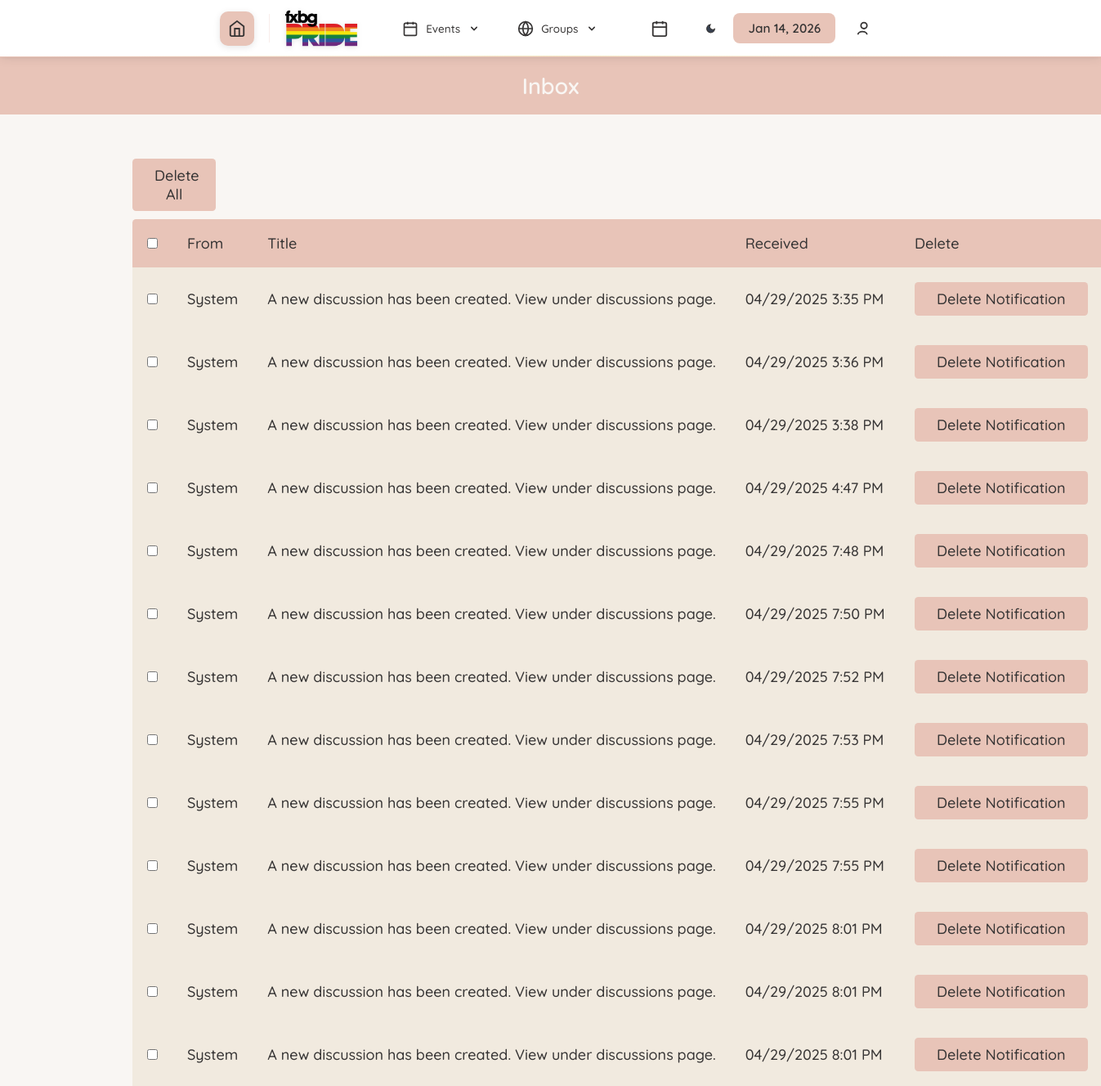
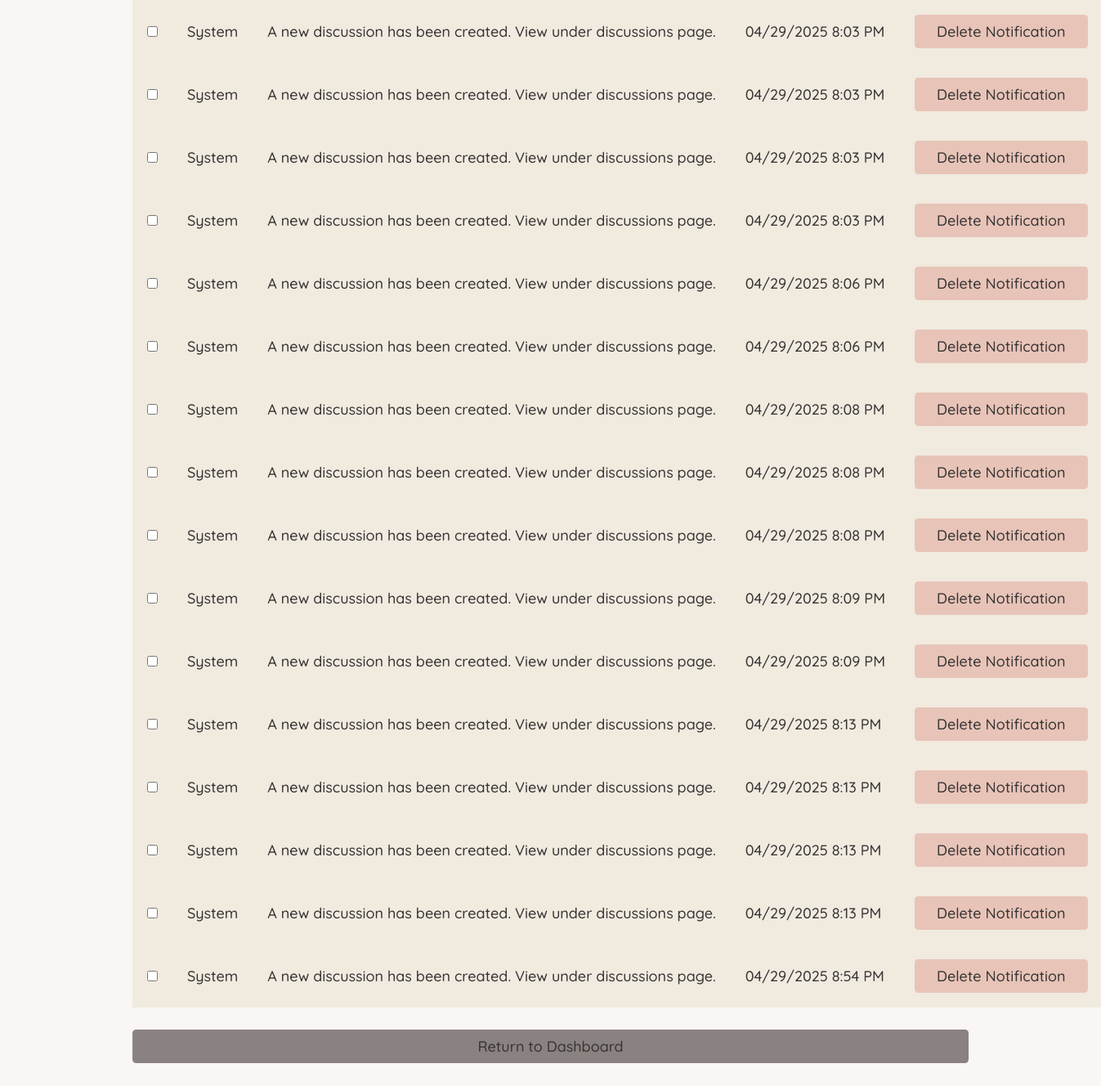
/inbox.php (signed in), run on an earlier commit of the app's database (2 pictures, top to bottom).
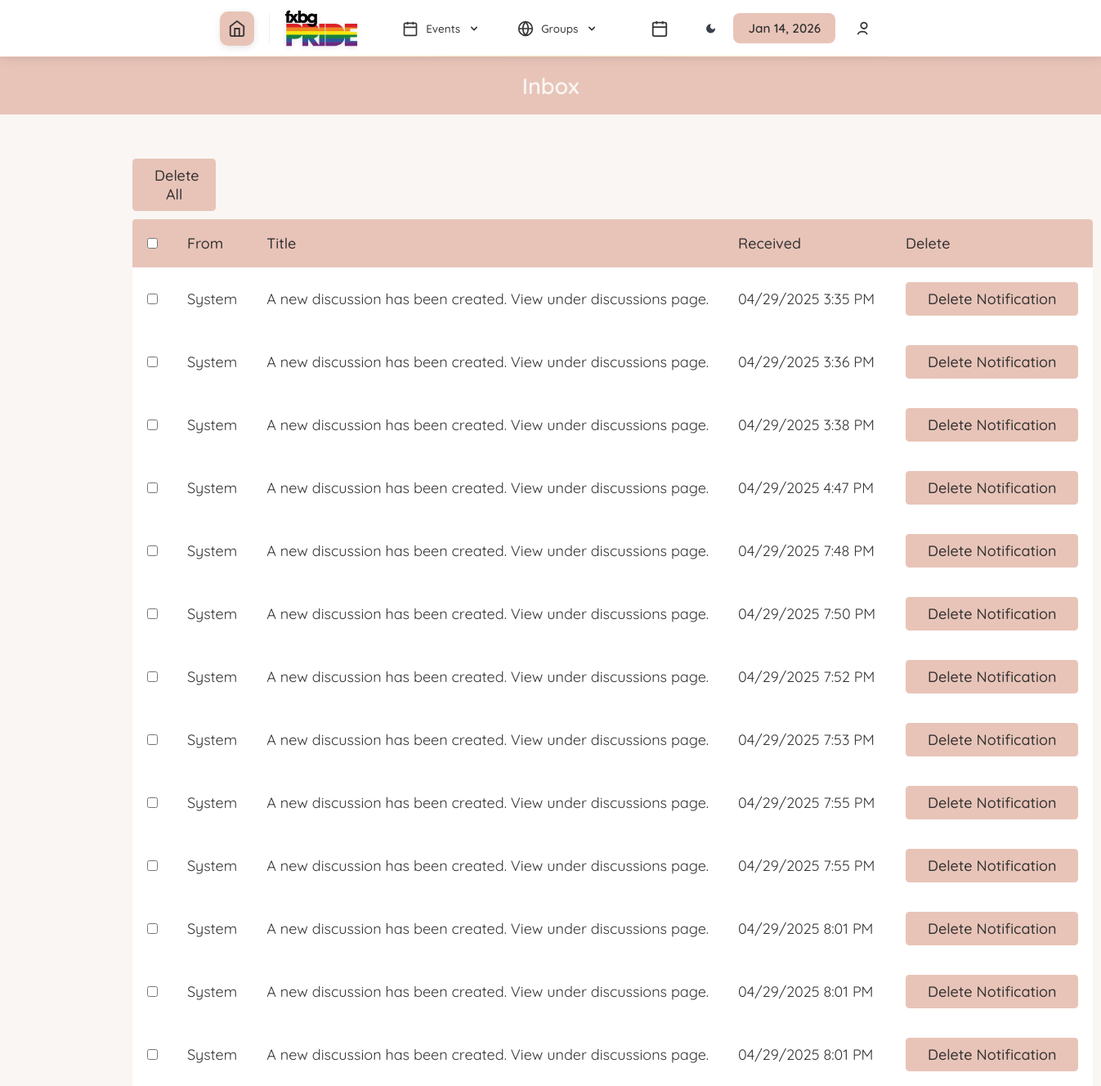
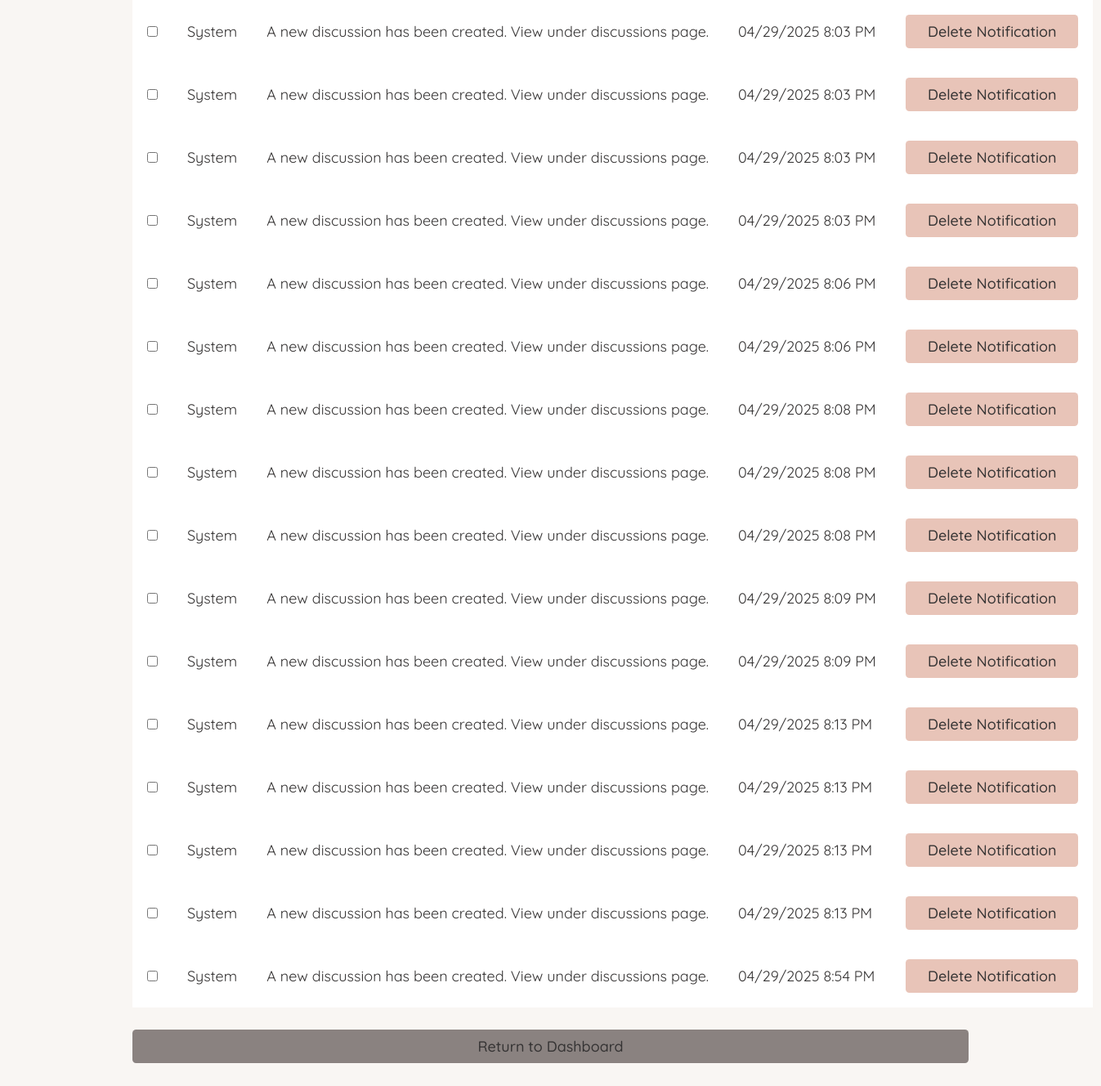
And on a later commit of the database (2 pictures, top to bottom).
### tables this page shows
CREATE TABLE `dbmessages` (
  `id` int(11) NOT NULL,
  `senderID` varchar(256) NOT NULL,
  `recipientID` varchar(256) NOT NULL,
  `title` varchar(256) NOT NULL,
  `body` text NOT NULL,
  `time` varchar(16) NOT NULL,
  `wasRead` tinyint(1) NOT NULL DEFAULT 0,
  `prioritylevel` tinyint(4) NOT NULL DEFAULT 0
);

### database/dbMessages.php (called while the page is built, shortened)
<?php
function get_user_unread_messages($userID) {
    $query = "select * from dbmessages
              where recipientID='$userID' AND wasread = 0
              order by time ASC";
    $connection = connect();
    $result = mysqli_query($connection, $query);
    $messages = mysqli_fetch_all($result, MYSQLI_ASSOC);
    return $messages;
}
function get_user_read_messages($userID) {
    $query = "select * from dbmessages
              where recipientID='$userID' AND wasread = 1
              order by time ASC";
    $connection = connect();
    $result = mysqli_query($connection, $query);
    $messages = mysqli_fetch_all($result, MYSQLI_ASSOC);
    return $messages;
}

### database/dbPersons.php (called while the page is built, shortened)
<?php
    function get_name_from_id($id) {
        if ($id == 'vmsroot') {
            return 'System';
        }
        $query = "select first_name, last_name from dbpersons
            where id='$id'";
        $connection = connect();
        $result = mysqli_query($connection, $query);
        $row = mysqli_fetch_assoc($result);
        return $row['first_name'] . ' ' . $row['last_name'];
    }

### include/output.php (called while the page is built, shortened)
<?php
    function hsc($input) {
        return htmlspecialchars($input ?? '');
    }
    function time24hTo12h($time) {
        $hour = substr($time, 0, 2);
        $minute = substr($time, 3, 2);
        $hour = intval($hour);
        if ($hour < 12) {
            if ($hour == 0) {
                $hour = 12;
            }
            return hsc($hour . ':' . $minute . ' AM');
        } else if ($hour > 12) {
            $hour -= 12;
        }
        return hsc($hour . ':' . $minute . ' PM');
    }

### inbox.php (the view, shortened to what this page needs)
<?php
$userID = null;
if (isset($_SESSION['_id'])) {
    $userID = $_SESSION['_id'];
}
?>
<!DOCTYPE html>
<html>
<head>
    <?php require_once('universal.inc') ?>
    <link rel="stylesheet" href="css/messages.css">
</head>
<body>
<?php require_once('header.php') ?>
<h1>Inbox</h1>
<main class="general">
    <?php
    require_once('database/dbMessages.php');
    require_once('database/dbPersons.php');
    require_once('include/output.php');
    $newMessages = get_user_unread_messages($userID);
    $oldMessages = get_user_read_messages($userID);
    $allMessages = array_merge($newMessages, $oldMessages);
    usort($allMessages, function($a, $b) {
        return strtotime(str_replace('-', ' ', $b['time'])) - strtotime(str_replace('-', ' ', $a['time']));
    });
    ?>
    <?php if (count($allMessages) > 0): ?>
        <form id="bulkDeleteForm" action="deleteNotification.php" method="POST">
            <div class="top-bar">
            <button type="submit" name="delete_all" class="button delete" style="width:10%; margin-bottom: 10px;" onclick="return confirm('Are you sure you want to delete ALL notifications?');">Delete All</button>
            </div>
            <div class="table-wrapper">
                <table class="general">
                    <thead>
                        <tr>
                            <th><input type="checkbox" id="selectAll"></th>
                            <th>From</th>
                            <th>Title</th>
                            <th>Received</th>
                            <th>Delete</th>
                        </tr>
                    </thead>
                    <tbody class="standout">
                        <?php
                            $id_to_name_hash = [];
                            foreach ($allMessages as $message):
                                $sender = $id_to_name_hash[$message['senderID']] ?? get_name_from_id($message['senderID']);
                                $id_to_name_hash[$message['senderID']] = $sender;
                                $messageID = $message['id'];
                                $title = $message['title'];
                                $timePacked = $message['time'];
                                [$year, $month, $day, $clock] = explode('-', $timePacked);
                                $time = time24hto12h($clock);
                                $class = 'message';
                                if (!$message['wasRead']) $class .= ' unread';
                        ?>
                        <tr class="<?= $class ?>" data-message-id="<?= $messageID ?>">
                            <td><input type="checkbox" class="rowCheckbox" name="selected_messages[]" value="<?= $messageID ?>"></td>
                            <td><?= $sender ?></td>
                            <td><?= $title ?></td>
                            <td><?= "$month/$day/$year $time" ?></td>
                            <td>
                                <a class="button delete"
                                href="deleteNotification.php?id=<?= $messageID ?>"
                                onclick="return confirm('Are you sure you want to delete this message?');">
                                Delete Notification
                                </a>
                            </td>
                        </tr>
                        <?php endforeach; ?>
                    </tbody>
                </table>
            </div>
        </form>
        <?php else: ?>
            <p class="no-messages standout">You currently have no notifications.</p>
        <?php endif; ?>
        <a class="button cancel" href="index.php">Return to Dashboard</a>
</main>
</body>
</html>

### universal.inc (shortened to what this page needs)
<link rel="stylesheet" href="css/base.css" type="text/css" />

### header.php (shortened to what this page needs)
<head>
    <link rel="stylesheet" href="css/theme-toggle.css">
</head>
<header>
    <?php
    if (!isset($_SESSION['logged_in'])) {
        echo('
        <nav class="modern-navbar">
            <div class="nav-container">
                <div class="nav-brand">
                    <a href="index.php" class="home-icon-btn" title="Home">
                        <svg viewBox="0 0 24 24" fill="none" stroke="currentColor" stroke-width="2">
                            <path d="M3 9l9-7 9 7v11a2 2 0 01-2 2H5a2 2 0 01-2-2z"></path>
                            <polyline points="9 22 9 12 15 12 15 22"></polyline>
                        </svg>
                    </a>
                    <span class="nav-title">Volunteer Management System</span>
                </div>
                <div class="nav-actions">
                    <div class="nav-date">' . date('l, F j, Y') . '</div>
                </div>
            </div>
        </nav>');
    } else if ($_SESSION['logged_in']) {
        if ($_SESSION['access_level'] <= 1) {
            echo('
            <nav class="modern-navbar">
                <div class="nav-container">
                    <div class="nav-brand">
                        <a href="index.php" class="home-icon-btn" title="Home Dashboard">
                            <svg viewBox="0 0 24 24" fill="none" stroke="currentColor" stroke-width="2">
                                <path d="M3 9l9-7 9 7v11a2 2 0 01-2 2H5a2 2 0 01-2-2z"></path>
                                <polyline points="9 22 9 12 15 12 15 22"></polyline>
                            </svg>
                        </a>
                        <a href="index.php">
                            <img src="images/FXBG-PrideLogo.png" alt="Logo" class="nav-logo logo-lightMode">
                        </a>
                    </div>
                    <div class="nav-menu" id="navMenu">
                        <div class="nav-dropdown">
                            <button class="nav-link">
                                <svg class="nav-icon" viewBox="0 0 24 24" fill="none" stroke="currentColor" stroke-width="2">
                                    <rect x="3" y="4" width="18" height="18" rx="2" ry="2"></rect>
                                    <line x1="16" y1="2" x2="16" y2="6"></line>
                                    <line x1="8" y1="2" x2="8" y2="6"></line>
                                    <line x1="3" y1="10" x2="21" y2="10"></line>
                                </svg>
                                <span>Events</span>
                                <svg class="dropdown-arrow" viewBox="0 0 20 20" fill="currentColor">
                                    <path fill-rule="evenodd" d="M5.293 7.293a1 1 0 011.414 0L10 10.586l3.293-3.293a1 1 0 111.414 1.414l-4 4a1 1 0 01-1.414 0l-4-4a1 1 0 010-1.414z"/>
                                </svg>
                            </button>
                        </div>
                        <div class="nav-dropdown">
                            <button class="nav-link">
                                <svg class="nav-icon" viewBox="0 0 24 24" fill="none" stroke="currentColor" stroke-width="2">
                                    <circle cx="12" cy="12" r="10"></circle>
                                    <path d="M12 2a15.3 15.3 0 014 10 15.3 15.3 0 01-4 10 15.3 15.3 0 01-4-10 15.3 15.3 0 014-10z"></path>
                                    <line x1="2" y1="12" x2="22" y2="12"></line>
                                </svg>
                                <span>Groups</span>
                                <svg class="dropdown-arrow" viewBox="0 0 20 20" fill="currentColor">
                                    <path fill-rule="evenodd" d="M5.293 7.293a1 1 0 011.414 0L10 10.586l3.293-3.293a1 1 0 111.414 1.414l-4 4a1 1 0 01-1.414 0l-4-4a1 1 0 010-1.414z"/>
                                </svg>
                            </button>
                        </div>
                    </div>
                    <div class="nav-actions">
                        <a href="calendar.php" class="nav-action-btn" title="Calendar">
                            <svg viewBox="0 0 24 24" fill="none" stroke="currentColor" stroke-width="2">
                                <rect x="3" y="4" width="18" height="18" rx="2" ry="2"></rect>
                                <line x1="16" y1="2" x2="16" y2="6"></line>
                                <line x1="8" y1="2" x2="8" y2="6"></line>
                                <line x1="3" y1="10" x2="21" y2="10"></line>
                            </svg>
                        </a>
                        <button class="theme-toggle nav-action-btn" aria-label="Toggle theme" title="Toggle dark/light mode">
                            <svg class="moon-icon" viewBox="0 0 24 24" fill="none" stroke="currentColor" stroke-width="2">
                                <path d="M21 12.79A9 9 0 1111.21 3 7 7 0 0021 12.79z"></path>
                            </svg>
                        </button>
                        <div class="nav-date"></div>
                        <div class="nav-dropdown user-dropdown">
                            <button class="nav-action-btn user-btn">
                                <svg class="dropdown-icon user-svg" viewBox="0 0 24 24" fill="none" stroke="currentColor" stroke-width="2" aria-hidden="true">
                                    <circle cx="12" cy="8" r="4"></circle>
                                    <path d="M16 20c0-2.21-2.686-4-6-4s-6 1.79-6 4"></path>
                                </svg>
                            </button>
                        </div>
                    </div>
                </div>
            </nav>');
        }
    }
    ?>
</header>

### css/base.css (style rules this page uses)
html, body, header, main, footer, div, span, p, h1, h2, h3, h4, h5, h6, ul, ol, li, input, select, textarea, form, section, label, table, td, tr, th, form, fieldset, em, button, a { padding: 0; margin: 0; font-size: inherit; font-family: inherit; font-weight: inherit; text-decoration: none; font-style: normal; box-sizing: border-box; text-align: left; list-style-type: none; border-spacing: 0; }
:root { --page-background-color: #ffffff; --page-font-color: #333333; --inactive-font-color: #d0d0d0; --inactive-background-color: #f0f0f0; --standout-background: #fafafa; --happy-toast-background-color: #1a7024; --happy-toast-font-color: white; --info-toast-background-color: #2f2f2f; --info-toast-font-color: white; --error-toast-background-color: #701a1a; --error-toast-font-color: white; --shadow-and-border-color: #e8c4b8; --main-color: #e8c4b8; --accent-color: #d4af37; --secondary-accent-color: #e8c4b8; --calendar-event-color: #808080; --calendar-event-color-hover: var(--main-color); --calendar-today-border: 2px solid var(--secondary-accent-color); --button-font-color: #363434; --button-padding: 0.5rem 1.5rem; --button-border-radius: 0.25rem; --standard-border: 1px solid #e8c4b8; --light-border: 1px solid var(--shadow-and-border-color); --text-field-border: 2px solid #e8c4b8; --cancel-button-background-color: #8a8280; --error-color: red; font-size: 18px; font-family: 'Quicksand', sans-serif; font-weight: 400; }
header { position: sticky; top: 0; left: 0; z-index: 10; }
body { background-color: var(--page-background-color); color: var(--page-font-color); font-family: 'Quicksand', sans-serif; }
nav { font-size: 2rem; display: flex; flex-direction: row; align-items: center; justify-content: center; padding-top: 1rem; padding-bottom: 1rem; font-weight: 300; }
header ul > li, header span { font-size: 0.75rem; list-style-type: none; }
nav { width: 100%; }
nav img { height: 3rem; }
nav { background-color: var(--page-background-color); border-bottom: 2px solid var(--shadow-and-border-color); max-width: 100vw; }
main:not(.login):not(.calendar-view):not(.dashboard) { padding: 1rem; }
input[type=submit], button, .button { color: var(--button-font-color); background-color: var(--main-color); padding: var(--button-padding); border: none; border-radius: var(--button-border-radius); font-weight: 500; width: 100%; transition: background-color .3s; cursor: pointer; text-align: center; }
h1 { font-size: 1.5rem; font-weight: 500; margin-bottom: 2rem; background-color: var(--main-color); color: var(--page-background-color); width: 100%; text-align: center; padding: 1rem; }
.button { display: inline-block; }
button.cancel, a.cancel { background-color: var(--cancel-button-background-color); }
main.general, form.general { margin: 1rem; display: flex; flex-direction: column; gap: 0.5rem; }
table.general { width: 100%; padding-bottom: 1rem; }
table.general th:first-of-type { border-top-left-radius: .25rem; }
table.general th:last-of-type { border-top-right-radius: .25rem; }
table.general th { background-color: var(--main-color); color: var(--button-font-color); font-weight: 500; }
table.general th, table.general td { padding: 1rem; white-space: nowrap; }
.standout { border-bottom: 3px solid var(--shadow-and-border-color); padding: 1rem; background-color: var(--standout-background); }
@media only screen and (min-width: 1024px) { main.general, form.general { margin: 0rem 8rem 4rem 8rem; } }

### css/messages.css (style rules this page uses)
:root { --unread-message-background: #f1eadf; --message-body-border-color: #ddd; --priorityone-color:#4FFFB0; --prioritytwo-color:#F0E68C; --prioritythree-color:#fd5c63; }
tr.message { cursor: pointer; transition: filter .3s; background-color: inherit; }
tr.message.unread { font-weight: 500; background-color: var(--unread-message-background); }

### inbox.php (style rules this page uses)
.top-bar { display: flex; justify-content: space-between; align-items: center; }

What changed in the data, as far as the page shows it:
changed dbmessages (number 1 of 29 on the later page): wasRead 0 → 1 (drawn)
changed dbmessages (number 2 of 29 on the later page): wasRead 0 → 1 (drawn)
changed dbmessages (number 3 of 29 on the later page): wasRead 0 → 1 (drawn)
changed dbmessages (number 4 of 29 on the later page): wasRead 0 → 1 (drawn)
changed dbmessages (number 5 of 29 on the later page): wasRead 0 → 1 (drawn)
changed dbmessages (number 6 of 29 on the later page): wasRead 0 → 1 (drawn)
changed dbmessages (number 7 of 29 on the later page): wasRead 0 → 1 (drawn)
changed dbmessages (number 8 of 29 on the later page): wasRead 0 → 1 (drawn)
changed dbmessages (number 9 of 29 on the later page): wasRead 0 → 1 (drawn)
changed dbmessages (number 10 of 29 on the later page): wasRead 0 → 1 (drawn)
changed dbmessages (number 11 of 29 on the later page): wasRead 0 → 1 (drawn)
changed dbmessages (number 12 of 29 on the later page): wasRead 0 → 1 (drawn)
changed dbmessages (number 13 of 29 on the later page): wasRead 0 → 1 (drawn)
changed dbmessages (number 14 of 29 on the later page): wasRead 0 → 1 (drawn)
changed dbmessages (number 15 of 29 on the later page): wasRead 0 → 1 (drawn)
changed dbmessages (number 16 of 29 on the later page): wasRead 0 → 1 (drawn)
changed dbmessages (number 17 of 29 on the later page): wasRead 0 → 1 (drawn)
changed dbmessages (number 18 of 29 on the later page): wasRead 0 → 1 (drawn)
changed dbmessages (number 19 of 29 on the later page): wasRead 0 → 1 (drawn)
changed dbmessages (number 20 of 29 on the later page): wasRead 0 → 1 (drawn)
changed dbmessages (number 21 of 29 on the later page): wasRead 0 → 1 (drawn)
changed dbmessages (number 22 of 29 on the later page): wasRead 0 → 1 (drawn)
changed dbmessages (number 23 of 29 on the later page): wasRead 0 → 1 (drawn)
changed dbmessages (number 24 of 29 on the later page): wasRead 0 → 1 (drawn)
changed dbmessages (number 25 of 29 on the later page): wasRead 0 → 1 (drawn)
changed dbmessages (number 26 of 29 on the later page): wasRead 0 → 1 (drawn)
changed dbmessages (number 27 of 29 on the later page): wasRead 0 → 1 (drawn)
changed dbmessages (number 28 of 29 on the later page): wasRead 0 → 1 (drawn)
changed dbmessages (number 29 of 29 on the later page): wasRead 0 → 1 (drawn)
